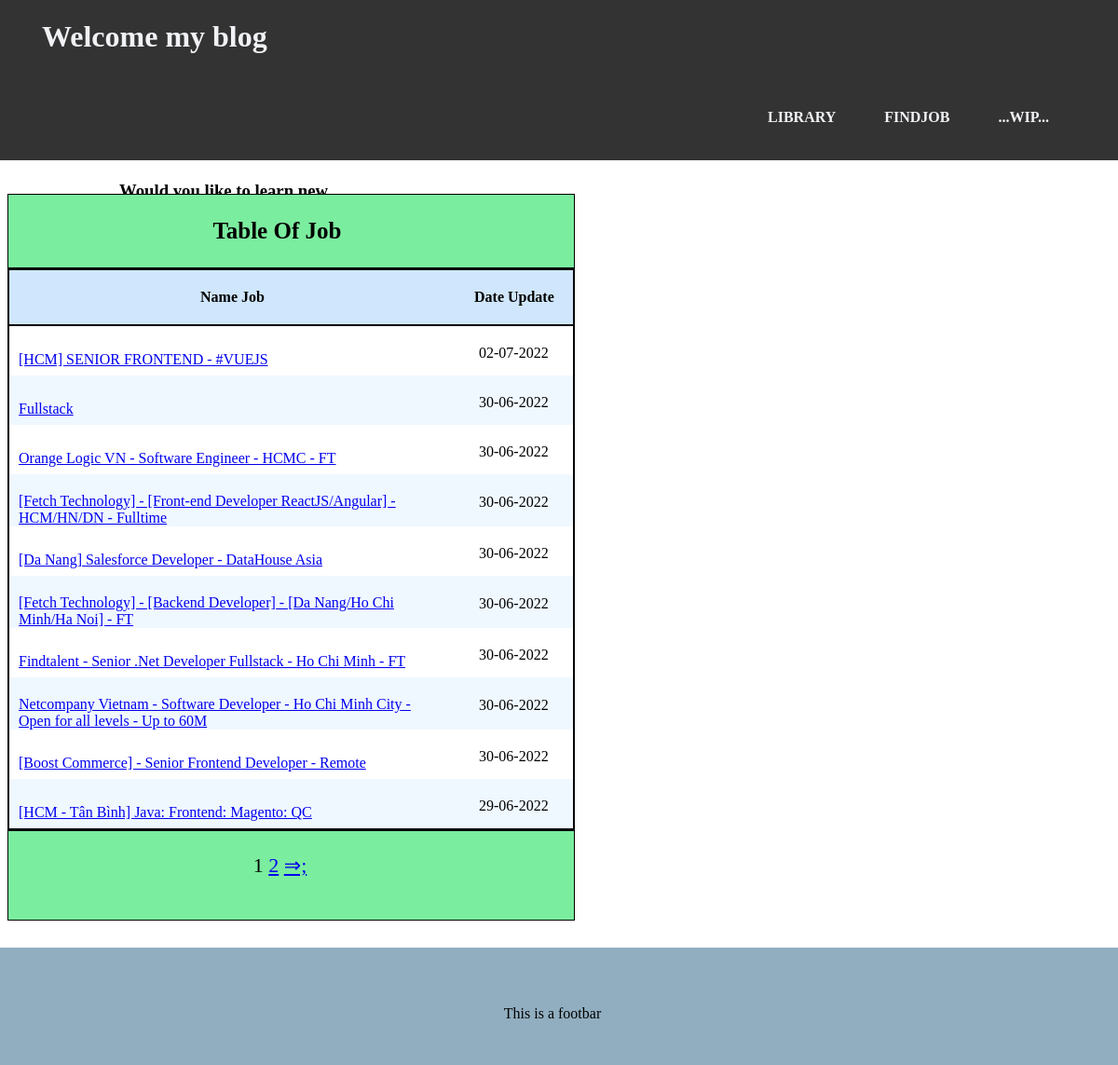
Screenshot of /indexjob/ with the database file from the repository.
### learnm/models.py (models this page shows, shortened)
class Listjobs(models.Model):
    title_job = models.TextField(unique=True)
    urls_job = models.TextField(unique=True)
    date_job = models.DateField(auto_now_add=False, null=True, blank=True)

### learnm/views.py (the view)
# urls.py: path('indexjob/', Indexjob.as_view(), name='index')
class Indexjob(View):
    def get(self, request):
        name = Listjobs.objects.all()
        p = Paginator(name, 10)
        page_num = request.GET.get('page', 1)
        try:
            page = p.page(page_num)
        except EmptyPage:
            page = p.page(1)
        contents = {'name': page}
        return render(request, 'indexjob.html', contents)

### learnm/templates/indexjob.html (shortened to what this page needs)
{% extends 'base.html' %}
{% block layout1 %}
{% load static %}
<div class="TableBlock">
        <table class="Tablei">
            <caption id="capti">
                Table Of Job
            </caption>
            <thead class="headt">
                <tr id="Titl">
                    <th>Name Job</th>
                    <th>Date Update</th>
                </tr>
            </thead>
            <tbody class="bodyt">
                {% for data in name %}
                <tr>
                    <td id="namejob"><a href="https://github.com{{ data.urls_job }}">{{ data.title_job }}</a></td>
                    <td id="date">{{ data.date_job|date:'d-m-Y' }}</td>
                </tr>
                {% endfor %}
            </tbody>
        </table>
        <footer class="footer">
            <span> {{ name.number }}</span>
            {% if name.has_next %}
            <a href="?page={{ name.next_page_number}}">{{ name.next_page_number }}</a>
            <a href="?page={{ name.paginator.num_pages }}">&Rightarrow;;</a>
            {% endif %}
        </footer>
</div>
<div class="adv">
        <h3>Would you like to learn new language</h3>
        <a href="https://pymi.vn/">
            <img class="img" src= "{% static 'images/advise.jpg' %}" alt="Pymier"/>
        </a>
        <div id="des">Click in image above for join</div>
</div>
{% endblock %}

### learnm/templates/base.html (shortened to what this page needs)
<!DOCTYPE html>
<html lang="en">
    <head>
        {% load static %}
        <link rel="stylesheet" href="{% static 'indexjob.css' %}" type="text/css" />
    </head>
    <body>
        <head>
            <div>
                <div class="HeaderBar">
                    <h1><a href="/">Welcome my blog</a></h1>
                    <nav class="menu">
                        <ul>
                            <li><a href="/">Library</a></li>
                            <li><a href="/indexjob">FindJob</a></li>
                            <li><a href="#">...WIP...</a></li>
                        </ul>
                    </nav>
                </div>
            </div>
            <div>
                {% block layout1 %} {% endblock %}
            </div>
        </head>
        <div class="bot">
            This is a footbar
        </div>
    </body>
</html>

### learnm/static/indexjob.css (style rules this page uses)
body { background: #ffffff; }
.HeaderBar { background-color: rgba(0, 0, 0, 0.8); overflow: hidden; margin: -8px -8px 16px -8px; padding: 0px 50px 0px 45px; z-index: 1; }
.HeaderBar a { color: #f1f2f6; text-decoration: none; }
.menu ul { list-style-type: none; float: right; }
.menu li { display: inline-block; }
.menu li a, .menu li span { display: inline-block; padding: 0em 1.5em; text-decoration: none; font-weight: 600; text-transform: uppercase; line-height: 60px; }
.TableBlock { position: relative; max-inline-size: 1000px; z-index: 2; }
.Tablei { border-collapse: collapse; }
.Tablei tr:nth-child(even) { background-color: aliceblue; }
#capti { font-weight: bolder; font-size: 25px; margin: 20px 0px 0px 0px; background-color: #7bed9f; padding: 25px 30px 25px 0px; border: 0.5px solid; }
.headt th { padding: 20px; }
.bodyt { background-color: white; border: 2px solid; }
#Titl { background-color: #d0e6fc; border: 2px solid; }
#namejob { max-inline-size: 30rem; padding: 20px 25px 0px 10px; }
#date { padding: 20px 20px 15px 25PX; }
.footer { background-color: #7bed9f; margin: 0px 391px 0px 0px; padding: 24px 24px 45px 0px; text-align: center; z-index: 3; border: 0.5px solid; font-size: 22px; }
.bot { background-color: #91aec0; text-align: center; padding: 49px; margin: 29px -9px -8px -8px; padding: 62px 16px 46px 1px; }
.adv { border-radius: 50px; text-align: center; padding: 20px; position: absolute; right: 50rem; top: 155px; width: 20em; }
.img { width: 100%; border-radius: 150px; }
#des { font-size: 20px; font-style: italic; font-size: medium; }
* { box-sizing: border-box; }

### rows the page displays
Listjobs: title_job "[HCM] SENIOR FRONTEND - #VUEJS", date_job "02-07-2022"
Listjobs: title_job "Fullstack", date_job "30-06-2022"
Listjobs: title_job "Orange Logic VN - Software Engineer - HCMC - FT", date_job "30-06-2022"
Listjobs: title_job "[Fetch Technology] - [Front-end Developer ReactJS/Angular] - HCM/HN/DN - Fulltime", date_job "30-06-2022"
Listjobs: title_job "[Da Nang] Salesforce Developer - DataHouse Asia", date_job "30-06-2022"
Listjobs: title_job "[Fetch Technology] - [Backend Developer] - [Da Nang/Ho Chi Minh/Ha Noi] - FT", date_job "30-06-2022"
Listjobs: title_job "Findtalent - Senior .Net Developer Fullstack - Ho Chi Minh - FT", date_job "30-06-2022"
Listjobs: title_job "Netcompany Vietnam - Software Developer - Ho Chi Minh City - Open for all levels - Up to 60M", date_job "30-06-2022"
Listjobs: title_job "[Boost Commerce] - Senior Frontend Developer - Remote", date_job "30-06-2022"
Listjobs: title_job "[HCM - Tân Bình] Java: Frontend: Magento: QC", date_job "29-06-2022"

### other values shown
{{ name.number }} "1"
{{ name.next_page_number }} "2"
